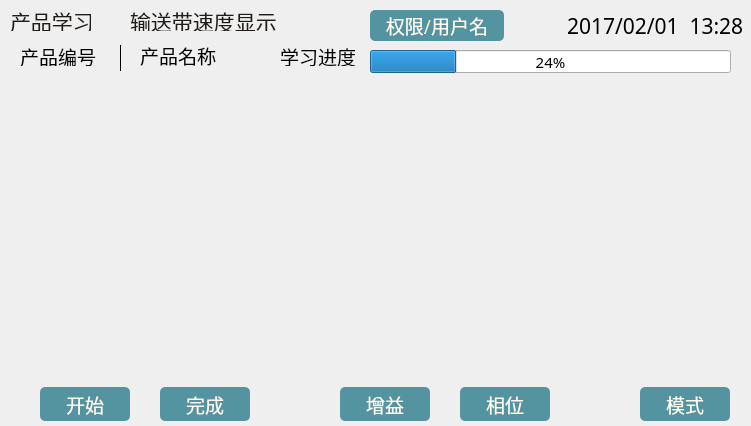
<?xml version="1.0" encoding="UTF-8"?>
<ui version="4.0">
 <class>learn</class>
 <widget class="QWidget" name="learn">
  <property name="geometry">
   <rect>
    <x>0</x>
    <y>0</y>
    <width>751</width>
    <height>426</height>
   </rect>
  </property>
  <property name="font">
   <font>
    <family>微软雅黑</family>
    <pointsize>14</pointsize>
   </font>
  </property>
  <property name="windowTitle">
   <string>Form</string>
  </property>
  <property name="styleSheet">
   <string notr="true"/>
  </property>
  <widget class="QLabel" name="LearnLabel">
   <property name="geometry">
    <rect>
     <x>10</x>
     <y>10</y>
     <width>81</width>
     <height>21</height>
    </rect>
   </property>
   <property name="font">
    <font>
     <family>微软雅黑</family>
     <pointsize>16</pointsize>
    </font>
   </property>
   <property name="styleSheet">
    <string notr="true">color: rgb(33, 28, 23);</string>
   </property>
   <property name="text">
    <string>产品学习</string>
   </property>
  </widget>
  <widget class="QLabel" name="SpeedDisLabel">
   <property name="geometry">
    <rect>
     <x>130</x>
     <y>10</y>
     <width>151</width>
     <height>21</height>
    </rect>
   </property>
   <property name="font">
    <font>
     <family>微软雅黑</family>
     <pointsize>16</pointsize>
    </font>
   </property>
   <property name="styleSheet">
    <string notr="true">color: rgb(33, 28, 23);</string>
   </property>
   <property name="text">
    <string>输送带速度显示</string>
   </property>
  </widget>
  <widget class="QLabel" name="DateTime">
   <property name="geometry">
    <rect>
     <x>567</x>
     <y>10</y>
     <width>181</width>
     <height>31</height>
    </rect>
   </property>
   <property name="font">
    <font>
     <family>微软雅黑</family>
     <pointsize>16</pointsize>
    </font>
   </property>
   <property name="styleSheet">
    <string notr="true">Jur_And_User</string>
   </property>
   <property name="text">
    <string>2017/02/01  13:28</string>
   </property>
  </widget>
  <widget class="QPushButton" name="Jur_And_User">
   <property name="geometry">
    <rect>
     <x>370</x>
     <y>10</y>
     <width>134</width>
     <height>31</height>
    </rect>
   </property>
   <property name="font">
    <font>
     <family>微软雅黑</family>
     <pointsize>14</pointsize>
    </font>
   </property>
   <property name="styleSheet">
    <string notr="true">background-color: rgb(83, 148, 160);
color: rgb(255, 250, 240);
border-radius:5px;</string>
   </property>
   <property name="text">
    <string>权限/用户名</string>
   </property>
  </widget>
  <widget class="QLabel" name="ProNum">
   <property name="geometry">
    <rect>
     <x>20</x>
     <y>46</y>
     <width>81</width>
     <height>20</height>
    </rect>
   </property>
   <property name="font">
    <font>
     <family>幼圆</family>
     <pointsize>14</pointsize>
    </font>
   </property>
   <property name="text">
    <string>产品编号</string>
   </property>
  </widget>
  <widget class="QLabel" name="ProName">
   <property name="geometry">
    <rect>
     <x>140</x>
     <y>45</y>
     <width>91</width>
     <height>21</height>
    </rect>
   </property>
   <property name="font">
    <font>
     <family>幼圆</family>
     <pointsize>14</pointsize>
    </font>
   </property>
   <property name="text">
    <string>产品名称</string>
   </property>
  </widget>
  <widget class="QProgressBar" name="progressBar">
   <property name="geometry">
    <rect>
     <x>370</x>
     <y>50</y>
     <width>361</width>
     <height>23</height>
    </rect>
   </property>
   <property name="font">
    <font>
     <family>幼圆</family>
     <pointsize>11</pointsize>
    </font>
   </property>
   <property name="value">
    <number>24</number>
   </property>
  </widget>
  <widget class="QLabel" name="LearnProgress">
   <property name="geometry">
    <rect>
     <x>280</x>
     <y>46</y>
     <width>81</width>
     <height>20</height>
    </rect>
   </property>
   <property name="font">
    <font>
     <family>幼圆</family>
     <pointsize>14</pointsize>
    </font>
   </property>
   <property name="text">
    <string>学习进度</string>
   </property>
  </widget>
  <widget class="QWidget" name="widget" native="true">
   <property name="geometry">
    <rect>
     <x>10</x>
     <y>80</y>
     <width>731</width>
     <height>291</height>
    </rect>
   </property>
  </widget>
  <widget class="QPushButton" name="StartBtn">
   <property name="geometry">
    <rect>
     <x>40</x>
     <y>387</y>
     <width>90</width>
     <height>34</height>
    </rect>
   </property>
   <property name="font">
    <font>
     <family>幼圆</family>
     <pointsize>14</pointsize>
    </font>
   </property>
   <property name="styleSheet">
    <string notr="true">background-color: rgb(83, 148, 160);
color: rgb(255, 250, 240);
border-radius:5px;</string>
   </property>
   <property name="text">
    <string>开始</string>
   </property>
  </widget>
  <widget class="QPushButton" name="FinishBtn">
   <property name="geometry">
    <rect>
     <x>160</x>
     <y>387</y>
     <width>90</width>
     <height>34</height>
    </rect>
   </property>
   <property name="font">
    <font>
     <family>幼圆</family>
     <pointsize>14</pointsize>
    </font>
   </property>
   <property name="styleSheet">
    <string notr="true">background-color: rgb(83, 148, 160);
color: rgb(255, 250, 240);
border-radius:5px;</string>
   </property>
   <property name="text">
    <string>完成</string>
   </property>
  </widget>
  <widget class="QPushButton" name="Sensitivity">
   <property name="geometry">
    <rect>
     <x>340</x>
     <y>387</y>
     <width>90</width>
     <height>34</height>
    </rect>
   </property>
   <property name="font">
    <font>
     <family>幼圆</family>
     <pointsize>14</pointsize>
    </font>
   </property>
   <property name="styleSheet">
    <string notr="true">background-color: rgb(83, 148, 160);
color: rgb(255, 250, 240);
border-radius:5px;</string>
   </property>
   <property name="text">
    <string>增益</string>
   </property>
  </widget>
  <widget class="QPushButton" name="Phase">
   <property name="geometry">
    <rect>
     <x>460</x>
     <y>387</y>
     <width>90</width>
     <height>34</height>
    </rect>
   </property>
   <property name="font">
    <font>
     <family>幼圆</family>
     <pointsize>14</pointsize>
    </font>
   </property>
   <property name="styleSheet">
    <string notr="true">background-color: rgb(83, 148, 160);
color: rgb(255, 250, 240);
border-radius:5px;</string>
   </property>
   <property name="text">
    <string>相位</string>
   </property>
  </widget>
  <widget class="QPushButton" name="ModelBtn">
   <property name="geometry">
    <rect>
     <x>640</x>
     <y>387</y>
     <width>90</width>
     <height>34</height>
    </rect>
   </property>
   <property name="font">
    <font>
     <family>幼圆</family>
     <pointsize>14</pointsize>
    </font>
   </property>
   <property name="styleSheet">
    <string notr="true">background-color: rgb(83, 148, 160);
color: rgb(255, 250, 240);
border-radius:5px;</string>
   </property>
   <property name="text">
    <string>模式</string>
   </property>
  </widget>
  <widget class="QLabel" name="label">
   <property name="geometry">
    <rect>
     <x>120</x>
     <y>45</y>
     <width>1</width>
     <height>26</height>
    </rect>
   </property>
   <property name="styleSheet">
    <string notr="true">border:1px solid #000;</string>
   </property>
   <property name="text">
    <string/>
   </property>
  </widget>
 </widget>
 <resources/>
 <connections/>
</ui>
